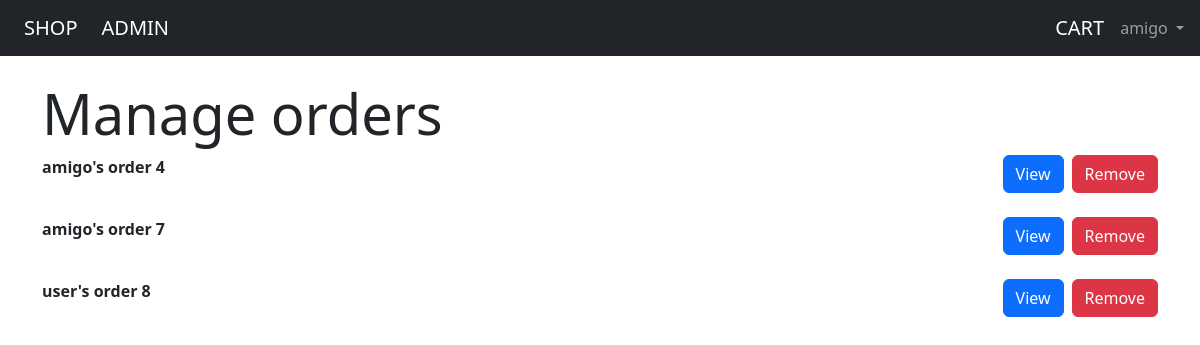
/admin_page/manage_orders/ (signed in), run on the app's committed database.
### users_app/models.py (models this page shows, shortened)
class CustomUser(AbstractUser):
    phone_number = PhoneNumberField(null=False, unique=True, blank=False)
    is_admin = BooleanField(default=False)

### main_app/models.py (models this page shows, shortened)
class Order(Model):
    user = ForeignKey(settings.AUTH_USER_MODEL, on_delete=CASCADE, related_name="orders")
    def __str__(self):
        return f"{self.user}'s order {self.id}"

### admin_app/views.py (the view)
# urls.py: path("manage_orders/", ManageOrdersView.as_view(), name="manage_orders"),
class ManageOrdersView(ManageItemsView):
    model = Order
    items_type = "orders"

### admin_app/views.py (called while the page is built)
    def get_context_data(self, **kwargs):
        context = super().get_context_data(**kwargs)
        context["is_empty"] = context['object_list'].count() == 0
        context["type"] = self.items_type
        return context

### templates/manage_items.html (shortened to what this page needs)
{% extends 'admin_base.html' %}
{% block allowed_content %}
    <div class="jumbotron">
        <h1 class="display-4">Manage {{ type }}</h1>
    </div>
    {% for i in object_list %}
        <div id="{{ i.id }}">
            <div class="card-header d-flex justify-content-between">
                <div class="d-flex justify-content-start">
                    <b><span class="font-weight-bold">{{ i }}</span></b>
                </div>
                <div class="d-flex justify-content-end">
                    <a href="{{ i.pk }}" class="btn btn-primary">View</a>
                    <button class="btn btn-danger ms-2 btn-remove" data-item-id="{{ i.id }}">Remove</button>
                </div>
            </div>
            <br/>
        </div>
    {% endfor %}
{% endblock %}

### templates/base.html (shortened to what this page needs)
<!DOCTYPE html>
<html lang="en">
<head>
    {% load bootstrap5 %}
    {% bootstrap_css %}
    <title>{% block title %}Shop{% endblock title %}</title></head>
<body>
<nav class="navbar navbar-expand-md navbar-dark bg-dark mb-4">
    <a class="navbar-brand ms-4" href="{% url 'home' %}">SHOP</a>
    {% if user.is_authenticated and user.is_admin %}
        <a class="navbar-brand ms-2" href="{% url 'admin_page' %}">ADMIN</a>
    {% endif %}
    <div class="collapse navbar-collapse" id="navbarCollapse">
        {% if user.is_authenticated %}
            <a class="navbar-brand ms-auto me-2" href="{% url "cart" %}">CART</a>
            <ul class="navbar-nav me-2">
                <li class="nav-item">
                    <a class="nav-link dropdown-toggle" href="#" id="userMenu" data-bs-toggle="dropdown"
                       aria-haspopup="true" aria-expanded="false">
                        {{ user.username }}
                    </a>
                </li>
            </ul>
        {% else %}
            <form class="form-inline ms-auto">
                <a href="{% url 'login' %}" class="btn btn-outline-secondary">Log in</a>
                <a href="{% url 'signup' %}" class="btn btn-primary ms-2 me-2">Sign up</a>
            </form>
        {% endif %}
    </div>
</nav>
<div class="container">
    {% block content %}
    {% endblock %}
</div>
</body>
</html>

### data on the page
CustomUser: username "amigo"
Order: user+id "amigo's order 4"
Order: user+id "amigo's order 7"
Order: user+id "user's order 8"

### other printed values
{{ type }} "orders"
